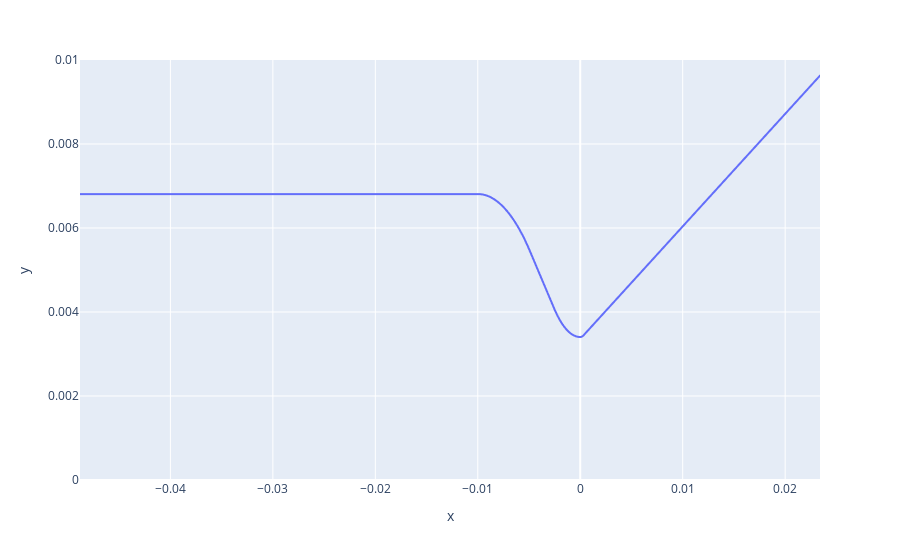

This figure's notebook cell:
### Code cell
contour_list = example.conical_contour(0.01, 4, length_parameter="chamber length", fidelity=10000)
contour_df = pd.DataFrame(contour_list, columns=["x", "y"])
px.line(contour_df, x="x", y="y", range_y=[0,.01])

### Figure 1 — Plotly figure (JSON) as saved in the notebook; plotly's stock layout.template omitted (floating-point values rounded to 4 significant figures; data arrays with more than 128 entries replaced by an {"elided": "..."} marker saying what was removed)
{"data": [{"hovertemplate": "x=%{x}<br>y=%{y}<extra></extra>", "legendgroup": "", "line": {"color": "#636efa", "dash": "solid"}, "marker": {"symbol": "circle"}, "mode": "lines", "name": "", "showlegend": false, "type": "scattergl", "x": {"elided": "10007 float values"}, "xaxis": "x", "y": {"elided": "10007 float values"}, "yaxis": "y"}], "layout": {"legend": {"tracegroupgap": 0}, "margin": {"t": 60}, "xaxis": {"anchor": "y", "domain": [0, 1], "title": {"text": "x"}}, "yaxis": {"anchor": "x", "domain": [0, 1], "range": [0, 0.01], "title": {"text": "y"}}}}
